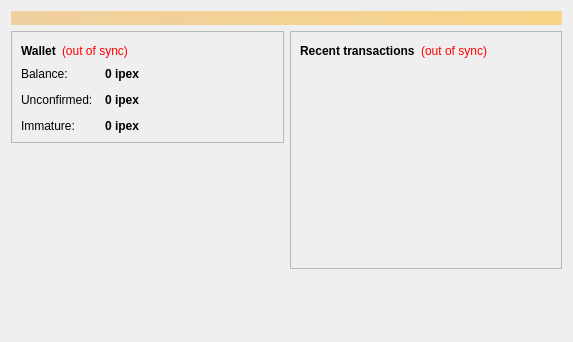
<?xml version="1.0" encoding="UTF-8"?>
<ui version="4.0">
 <class>OverviewPage</class>
 <widget class="QWidget" name="OverviewPage">
  <property name="geometry">
   <rect>
    <x>0</x>
    <y>0</y>
    <width>573</width>
    <height>342</height>
   </rect>
  </property>
  <property name="windowTitle">
   <string>Form</string>
  </property>
  <layout class="QVBoxLayout" name="topLayout">
   <item>
    <widget class="QLabel" name="labelAlerts">
     <property name="visible">
      <bool>false</bool>
     </property>
     <property name="styleSheet">
      <string notr="true">background-color: qlineargradient(x1: 0, y1: 0, x2: 1, y2: 0, stop:0 #F0D0A0, stop:1 #F8D488); color:#000000;</string>
     </property>
     <property name="wordWrap">
      <bool>true</bool>
     </property>
     <property name="margin">
      <number>3</number>
     </property>
    </widget>
   </item>
   <item>
    <layout class="QHBoxLayout" name="horizontalLayout" stretch="1,1">
     <item>
      <layout class="QVBoxLayout" name="verticalLayout_2">
       <item>
        <widget class="QFrame" name="frame">
         <property name="frameShape">
          <enum>QFrame::StyledPanel</enum>
         </property>
         <property name="frameShadow">
          <enum>QFrame::Raised</enum>
         </property>
         <layout class="QVBoxLayout" name="verticalLayout_4">
          <item>
           <layout class="QHBoxLayout" name="horizontalLayout_4">
            <item>
             <widget class="QLabel" name="label_5">
              <property name="font">
               <font>
                <weight>75</weight>
                <bold>true</bold>
               </font>
              </property>
              <property name="text">
               <string>Wallet</string>
              </property>
             </widget>
            </item>
            <item>
             <widget class="QLabel" name="labelWalletStatus">
              <property name="toolTip">
               <string>The displayed information may be out of date. Your wallet automatically synchronizes with the IPEx network after a connection is established, but this process has not completed yet.</string>
              </property>
              <property name="styleSheet">
               <string notr="true">QLabel { color: red; }</string>
              </property>
              <property name="text">
               <string notr="true">(out of sync)</string>
              </property>
              <property name="alignment">
               <set>Qt::AlignLeading|Qt::AlignLeft|Qt::AlignVCenter</set>
              </property>
             </widget>
            </item>
            <item>
             <spacer name="horizontalSpacer_2">
              <property name="orientation">
               <enum>Qt::Horizontal</enum>
              </property>
              <property name="sizeHint" stdset="0">
               <size>
                <width>40</width>
                <height>20</height>
               </size>
              </property>
             </spacer>
            </item>
           </layout>
          </item>
          <item>
           <layout class="QFormLayout" name="formLayout_2">
            <property name="fieldGrowthPolicy">
             <enum>QFormLayout::AllNonFixedFieldsGrow</enum>
            </property>
            <property name="horizontalSpacing">
             <number>12</number>
            </property>
            <property name="verticalSpacing">
             <number>12</number>
            </property>
            <item row="0" column="0">
             <widget class="QLabel" name="label">
              <property name="text">
               <string>Balance:</string>
              </property>
             </widget>
            </item>
            <item row="0" column="1">
             <widget class="QLabel" name="labelBalance">
              <property name="font">
               <font>
                <weight>75</weight>
                <bold>true</bold>
               </font>
              </property>
              <property name="cursor">
               <cursorShape>IBeamCursor</cursorShape>
              </property>
              <property name="toolTip">
               <string>Your current balance</string>
              </property>
              <property name="text">
               <string notr="true">0 ipex</string>
              </property>
              <property name="textInteractionFlags">
               <set>Qt::LinksAccessibleByMouse|Qt::TextSelectableByKeyboard|Qt::TextSelectableByMouse</set>
              </property>
             </widget>
            </item>
            <item row="1" column="0">
             <widget class="QLabel" name="label_3">
              <property name="text">
               <string>Unconfirmed:</string>
              </property>
             </widget>
            </item>
            <item row="1" column="1">
             <widget class="QLabel" name="labelUnconfirmed">
              <property name="font">
               <font>
                <weight>75</weight>
                <bold>true</bold>
               </font>
              </property>
              <property name="cursor">
               <cursorShape>IBeamCursor</cursorShape>
              </property>
              <property name="toolTip">
               <string>Total of transactions that have yet to be confirmed, and do not yet count toward the current balance</string>
              </property>
              <property name="text">
               <string notr="true">0 ipex</string>
              </property>
              <property name="textInteractionFlags">
               <set>Qt::LinksAccessibleByMouse|Qt::TextSelectableByKeyboard|Qt::TextSelectableByMouse</set>
              </property>
             </widget>
            </item>
            <item row="2" column="0">
             <widget class="QLabel" name="labelImmatureText">
              <property name="text">
               <string>Immature:</string>
              </property>
             </widget>
            </item>
            <item row="2" column="1">
             <widget class="QLabel" name="labelImmature">
              <property name="font">
               <font>
                <weight>75</weight>
                <bold>true</bold>
               </font>
              </property>
              <property name="toolTip">
               <string>Mined balance that has not yet matured</string>
              </property>
              <property name="text">
               <string notr="true">0 ipex</string>
              </property>
              <property name="textInteractionFlags">
               <set>Qt::LinksAccessibleByMouse|Qt::TextSelectableByKeyboard|Qt::TextSelectableByMouse</set>
              </property>
             </widget>
            </item>
           </layout>
          </item>
         </layout>
        </widget>
       </item>
       <item>
        <spacer name="verticalSpacer">
         <property name="orientation">
          <enum>Qt::Vertical</enum>
         </property>
         <property name="sizeHint" stdset="0">
          <size>
           <width>20</width>
           <height>40</height>
          </size>
         </property>
        </spacer>
       </item>
      </layout>
     </item>
     <item>
      <layout class="QVBoxLayout" name="verticalLayout_3">
       <item>
        <widget class="QFrame" name="frame_2">
         <property name="frameShape">
          <enum>QFrame::StyledPanel</enum>
         </property>
         <property name="frameShadow">
          <enum>QFrame::Raised</enum>
         </property>
         <layout class="QVBoxLayout" name="verticalLayout">
          <item>
           <layout class="QHBoxLayout" name="horizontalLayout_2">
            <item>
             <widget class="QLabel" name="label_4">
              <property name="text">
               <string>&lt;b&gt;Recent transactions&lt;/b&gt;</string>
              </property>
             </widget>
            </item>
            <item>
             <widget class="QLabel" name="labelTransactionsStatus">
              <property name="toolTip">
               <string>The displayed information may be out of date. Your wallet automatically synchronizes with the IPEx network after a connection is established, but this process has not completed yet.</string>
              </property>
              <property name="styleSheet">
               <string notr="true">QLabel { color: red; }</string>
              </property>
              <property name="text">
               <string notr="true">(out of sync)</string>
              </property>
              <property name="alignment">
               <set>Qt::AlignRight|Qt::AlignTrailing|Qt::AlignVCenter</set>
              </property>
             </widget>
            </item>
            <item>
             <spacer name="horizontalSpacer">
              <property name="orientation">
               <enum>Qt::Horizontal</enum>
              </property>
              <property name="sizeHint" stdset="0">
               <size>
                <width>40</width>
                <height>20</height>
               </size>
              </property>
             </spacer>
            </item>
           </layout>
          </item>
          <item>
           <widget class="QListView" name="listTransactions">
            <property name="styleSheet">
             <string notr="true">QListView { background: transparent; }</string>
            </property>
            <property name="frameShape">
             <enum>QFrame::NoFrame</enum>
            </property>
            <property name="verticalScrollBarPolicy">
             <enum>Qt::ScrollBarAlwaysOff</enum>
            </property>
            <property name="horizontalScrollBarPolicy">
             <enum>Qt::ScrollBarAlwaysOff</enum>
            </property>
            <property name="selectionMode">
             <enum>QAbstractItemView::NoSelection</enum>
            </property>
           </widget>
          </item>
         </layout>
        </widget>
       </item>
       <item>
        <spacer name="verticalSpacer_2">
         <property name="orientation">
          <enum>Qt::Vertical</enum>
         </property>
         <property name="sizeHint" stdset="0">
          <size>
           <width>20</width>
           <height>40</height>
          </size>
         </property>
        </spacer>
       </item>
      </layout>
     </item>
    </layout>
   </item>
  </layout>
 </widget>
 <resources/>
 <connections/>
</ui>
